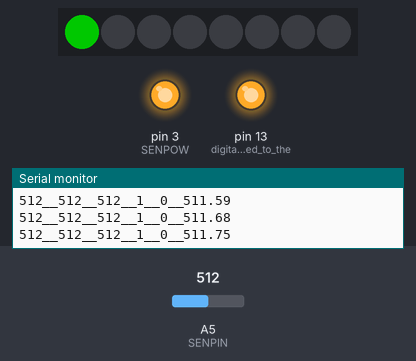
A sketch run on a simulated Arduino Uno, built with avr-gcc and run on an emulated ATmega328P. Shown: 8 RGB LEDs in strip order, left to right, output pins drawn as LEDs (lit = HIGH), the last lines printed to the serial monitor. The inputs (shaded band) are chosen by the test bench; at power-on: A5 (SENPIN) = 512. Dim RGB values are drawn brighter than linear.

Above: at 4.7 s.
4.8 s: A5 (SENPIN) set to 525
At 6.0 s:
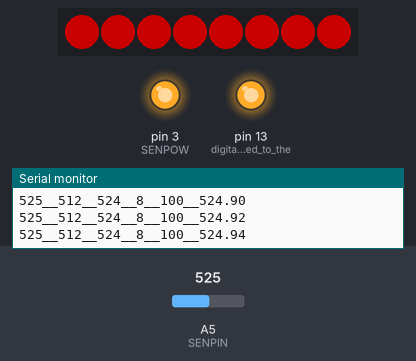
6.3 s: A5 (SENPIN) set to 0
At 6.8 s:
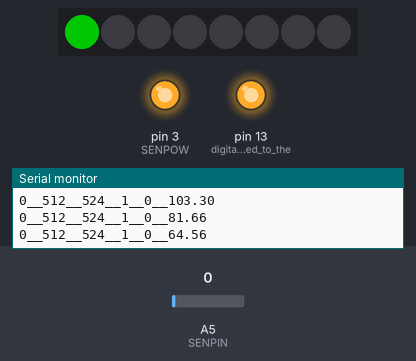
8.7 s: A5 (SENPIN) set to 559
At 10.5 s:
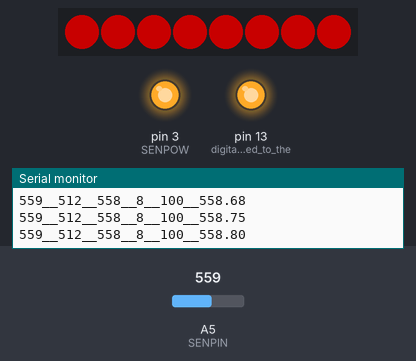
10.8 s: A5 (SENPIN) set to 587
13.8 s: A5 (SENPIN) set to 511
At 14.9 s:
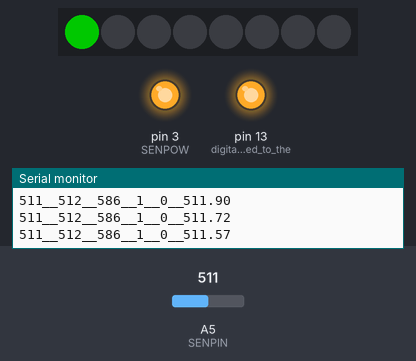
15.4 s: A5 (SENPIN) set to 900
At 16.6 s:
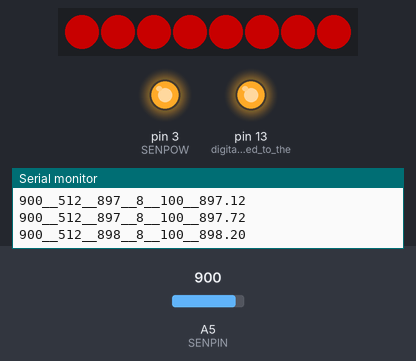
Timing chart, 0 to 17.9 s (numbered marks = the images above; inputs shaded):
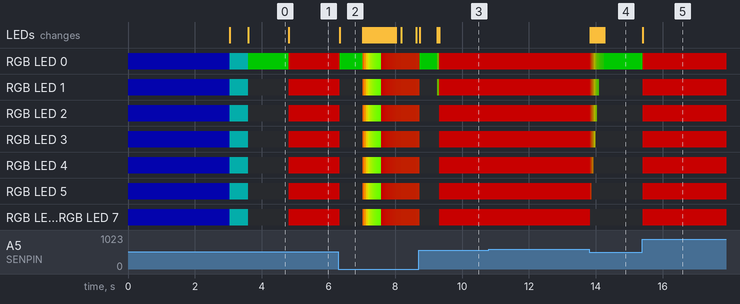

Measured:
- the behaviour switches between 513 and 514 on A5 (SENPIN) (found by bisection; images 0 and 1)
- after the input at 4.8 s, RGB LED 0: RGB(0, 100, 0) → RGB(100, 0, 0) at once; RGB LED 1–7: off → RGB(100, 0, 0) at once; the LEDs: change at once (image 1)
- after the input at 6.3 s, the LEDs: change at once (image 2)
- after the input at 8.7 s, RGB LED 0: RGB(85, 15, 0) → RGB(0, 100, 0) at once, → RGB(37, 63, 0) 0.53 s later, → RGB(100, 0, 0) 0.05 s later; RGB LED 1: RGB(85, 15, 0) → off at once, → RGB(37, 63, 0) 0.53 s later, → RGB(100, 0, 0) 0.05 s later
- after the input at 13.8 s, RGB LED 3: RGB(100, 0, 0) → RGB(80, 20, 0) at once, → RGB(63, 37, 0) 0.05 s later, → RGB(50, 50, 0) 0.05 s later, → off 0.05 s later; RGB LED 4: RGB(100, 0, 0) → RGB(80, 20, 0) at once, → RGB(63, 37, 0) 0.05 s later, → off 0.05 s later
- after the input at 15.4 s, RGB LED 0: RGB(0, 100, 0) → RGB(100, 0, 0) at once; RGB LED 1–7: off → RGB(100, 0, 0) at once; the LEDs: change at once (image 5)
- what the display in image 2 shows lasts 0.7 s, from 6.3 s to 7.0 s

The sketch:

LegoAirQualitySensor.ino
```cpp
#include <Adafruit_NeoPixel.h> //include the adafruit library needed to control the neopixels
#ifdef __AVR__
  #include <avr/power.h>  //include power use reduction code, if it's not already there
#endif

// define constants
#define NEOPIN      6   //digital pin where the neopixel is plugged in
#define NEONUM      8   //number of neopixel leds
#define SENPIN      A5  //the pin for the analog in from the photoresistor
#define SENPOW      3   //the 5V power for the sensor
#define SENGND      2   //the ground for the sensor
#define AVGNUM     100  //the number of measurements to average

// define variables
int     senval=0;         //the reading from the photoresistor
int     minsenval=2000; //the minimum reading
int     maxsenval=0;    //the minimum reading
int     percent=0;      //the percent between the min and max
int     nlights=0;      //the number of lights to turn on
int     iavg=0;         //counter for average
int     avgsum=0;
float   meansens=0;     //average sensor value
float   tau=200;        //time constant for low pass filter
float   alpha=10;       //smoothing factor, high alpha leads to less noise but also less sensitivity
float   filtsenval=0;   //filtered sensor value
int     dt=0;           //change in time from one datum to another
int     t=0;            //time
int     i=0;            //counter for loops

// Initialize the 'neopixel' object, which will be the object used to communicate with the
// indicator lights, by sending each one a red green or blue value
Adafruit_NeoPixel neopixels = Adafruit_NeoPixel(NEONUM, NEOPIN, NEO_GRB + NEO_KHZ800);

void setup() {        //initialization code, only runs at the board's power up
  Serial.begin(9600); //start talking to a computer if connected

  pinMode(SENPOW, OUTPUT);      // sets this digital pin as output
  pinMode(SENGND, OUTPUT);      // sets this digital pin as output
  digitalWrite(SENPOW, HIGH);   // sets the sensor's circuit power to 5V
  digitalWrite(SENGND, LOW);    // sets the sensor's ground to 0V

  neopixels.begin(); // This initializes the NeoPixel software library.
  for(int i=0;i<NEONUM;i++){ //for all neopixel lights, set to an initial blue color
    neopixels.setPixelColor(i, neopixels.Color(1,1,50)); //set color to rgb value (blue here)
  }
  neopixels.show();  //turn on the lights to the color they were set to above
  delay(500);  //wait half a second (500 milliseconds) to show the user that the board reset
  meansens=analogRead(SENPIN);    //average sensor value

  //In this loop for three seconds, find the average low light reading from the sensor
  //Make sure no particulate matter is going through the sensor at this point
  while (millis()<3000){
    i++;  //counter
    senval=analogRead(SENPIN);   //read from the sensor
    meansens=(meansens*(i)+senval)/(i+1);  //calculate a new mean
    if (minsenval>senval) {minsenval=senval;}  //find a new possible min
    if (maxsenval<senval) {maxsenval=senval;}  //find a new possible max
    delay(50);   //pause for 0.05 seconds
    Serial.print("Calibrating, meas: ");    //write results to a computer, if attached
    Serial.print(senval); Serial.print("  Mean: ");
    Serial.println(meansens);
  }
  for(int i=0;i<NEONUM;i++){ //for all neopixel lights, set to an initial cyan color
    neopixels.setPixelColor(i, neopixels.Color(1,51,50)); //set color to rgb value (cyan here)
  }
  neopixels.show();  //turn on the lights to the color they were set to above
  delay(500);  //wait half a second (500 milliseconds) to show the user that the board calibrated

  int range=maxsenval-maxsenval;    //calculate the range in the low light condition
  minsenval=meansens;               //minimum sensor value
  maxsenval=maxsenval+range;        //maximum sensor value

  pinMode(13, OUTPUT);      // digital pin linked to the led indicator on board
  digitalWrite(13, HIGH);   // turn on the led indicator to again show calibration is over
}

void loop() {     //the code in this loop runs repeatedly, as long as the board is powered
  delay(50);      //pause 0.05 seconds
  dt=millis()-t;  //change in time since the last reading
  t=millis();     //current time in milliseconds
  alpha=dt/(tau+dt);          //filter value
  senval=analogRead(SENPIN);  //read from the sensor

  filtsenval=filtsenval+alpha*(senval-filtsenval); //the filtered sensor reading

  iavg++;                     //counter for moving window average
  if (iavg>=AVGNUM) iavg=0;   //reset iavg each time the max is reached
  if (maxsenval<filtsenval) {maxsenval=filtsenval;}   //keep lookinmg for and updated the max sensor reading
  percent=round(100*(filtsenval-minsenval)/(maxsenval-minsenval));  //calculte the percent the sensor reading is between its max and min
  nlights=round(percent*NEONUM/100);      //turn on a number of lights corresponding to the percent sensor reading (100% = all on)
  if (nlights<1) {nlights=1; percent=0;}  //keep at least one light always on, don't allow a percentage < 0%
  if (percent>100) {nlights=NEONUM; percent=100;}  //don't allow a percentage above 100%

  //Print data to computer, if attached
  Serial.print(senval);     Serial.print("__"); Serial.print(minsenval);  Serial.print("__");
  Serial.print(maxsenval);  Serial.print("__"); Serial.print(nlights);    Serial.print("__");
  Serial.print(percent);    Serial.print("__"); Serial.println(filtsenval);

  for(int i=0;i<nlights;i++){         //loop through the lights and turn them on as needed
    neopixels.setPixelColor(i, neopixels.Color(percent,100-percent,0));  //turn these on to a grb value between green and red depending upon percent
  }
  neopixels.show(); // This sends the updated pixel color to the hardware.
  for(int i=nlights;i<NEONUM;i++){    //turn off other lights
    neopixels.setPixelColor(i, neopixels.Color(0,0,0));
  }
  neopixels.show(); // This sends the updated pixel color to the hardware.
}
```
